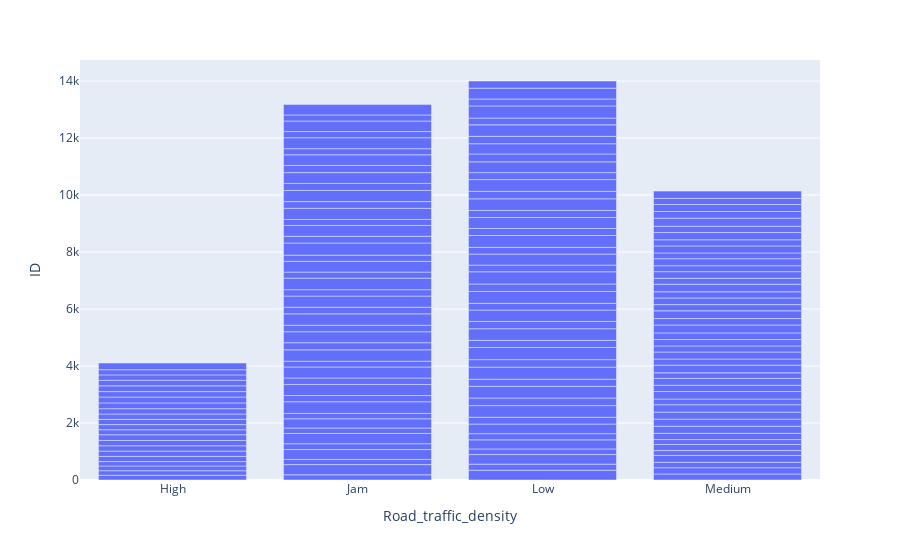

The notebook cell saved with this chart:
### Code cell
#Exercicio 2. Desenhe um gráfico de linha, mostrando o número total de entregas diárias feitas por densidade de tráfego igual a “Low” e “Jam
colunas = ['ID','Order_Date','Road_traffic_density']

df_linhas = df1.loc[: , colunas].groupby(['Order_Date', 'Road_traffic_density']).count().reset_index()

px.bar(df_linhas, x='Road_traffic_density', y='ID')

### Figure 1 — Plotly figure (JSON) as saved in the notebook; plotly's stock layout.template omitted (floating-point values rounded to 4 significant figures; data arrays with more than 128 entries replaced by an {"elided": "..."} marker saying what was removed)
{"data": [{"alignmentgroup": "True", "hovertemplate": "Road_traffic_density=%{x}<br>ID=%{y}<extra></extra>", "legendgroup": "", "marker": {"color": "#636efa", "pattern": {"shape": ""}}, "name": "", "offsetgroup": "", "orientation": "v", "showlegend": false, "textposition": "auto", "type": "bar", "x": {"elided": "154 str values"}, "xaxis": "x", "y": {"elided": "154 int values"}, "yaxis": "y"}], "layout": {"autosize": true, "barmode": "relative", "legend": {"tracegroupgap": 0}, "margin": {"t": 60}, "xaxis": {"anchor": "y", "autorange": true, "domain": [0, 1], "range": [-0.5, 3.5], "title": {"text": "Road_traffic_density"}, "type": "category"}, "yaxis": {"anchor": "x", "autorange": true, "domain": [0, 1], "range": [0, 14740.0], "title": {"text": "ID"}, "type": "linear"}}}
